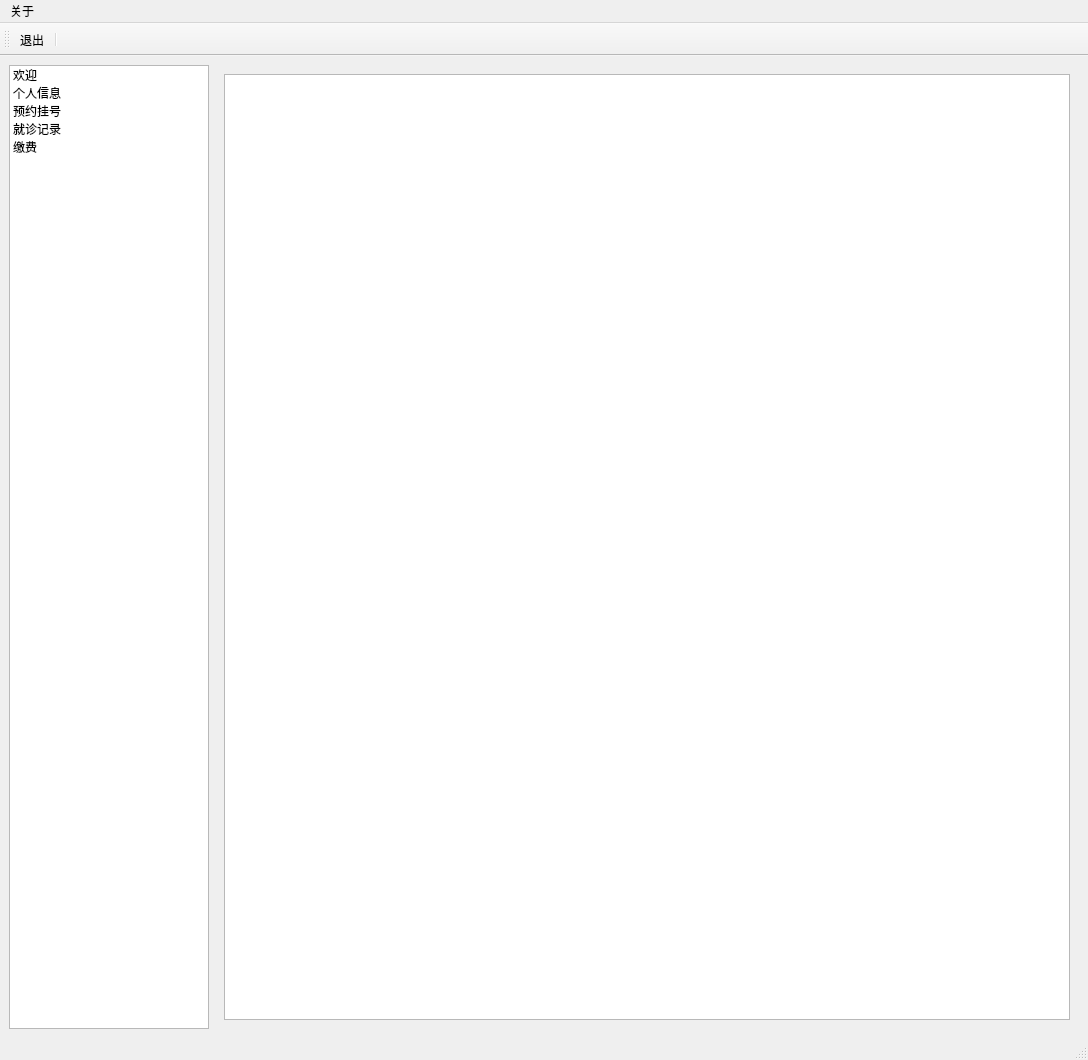
<?xml version="1.0" encoding="UTF-8"?>
<ui version="4.0">
 <class>mainWindow</class>
 <widget class="QMainWindow" name="mainWindow">
  <property name="geometry">
   <rect>
    <x>0</x>
    <y>0</y>
    <width>1088</width>
    <height>1060</height>
   </rect>
  </property>
  <property name="sizePolicy">
   <sizepolicy hsizetype="Preferred" vsizetype="Preferred">
    <horstretch>0</horstretch>
    <verstretch>0</verstretch>
   </sizepolicy>
  </property>
  <property name="contextMenuPolicy">
   <enum>Qt::DefaultContextMenu</enum>
  </property>
  <property name="windowTitle">
   <string>患者</string>
  </property>
  <widget class="QWidget" name="centralwidget">
   <property name="sizePolicy">
    <sizepolicy hsizetype="Preferred" vsizetype="Preferred">
     <horstretch>0</horstretch>
     <verstretch>0</verstretch>
    </sizepolicy>
   </property>
   <layout class="QHBoxLayout" name="horizontalLayout">
    <item>
     <widget class="QListWidget" name="listWidget">
      <property name="sizePolicy">
       <sizepolicy hsizetype="Fixed" vsizetype="Expanding">
        <horstretch>0</horstretch>
        <verstretch>0</verstretch>
       </sizepolicy>
      </property>
      <property name="minimumSize">
       <size>
        <width>200</width>
        <height>0</height>
       </size>
      </property>
      <property name="maximumSize">
       <size>
        <width>200</width>
        <height>16777215</height>
       </size>
      </property>
      <item>
       <property name="text">
        <string>欢迎</string>
       </property>
      </item>
      <item>
       <property name="text">
        <string>个人信息</string>
       </property>
      </item>
      <item>
       <property name="text">
        <string>预约挂号</string>
       </property>
      </item>
      <item>
       <property name="text">
        <string>就诊记录</string>
       </property>
      </item>
      <item>
       <property name="text">
        <string>缴费</string>
       </property>
      </item>
     </widget>
    </item>
    <item>
     <widget class="QStackedWidget" name="stackedWidget">
      <property name="cursor">
       <cursorShape>ArrowCursor</cursorShape>
      </property>
      <property name="currentIndex">
       <number>4</number>
      </property>
      <widget class="QWidget" name="page">
       <layout class="QHBoxLayout" name="horizontalLayout_2">
        <item>
         <spacer name="horizontalSpacer_3">
          <property name="orientation">
           <enum>Qt::Horizontal</enum>
          </property>
          <property name="sizeHint" stdset="0">
           <size>
            <width>40</width>
            <height>20</height>
           </size>
          </property>
         </spacer>
        </item>
        <item>
         <widget class="QWidget" name="widget" native="true">
          <layout class="QVBoxLayout" name="verticalLayout_4">
           <item>
            <spacer name="verticalSpacer">
             <property name="orientation">
              <enum>Qt::Vertical</enum>
             </property>
             <property name="sizeHint" stdset="0">
              <size>
               <width>20</width>
               <height>40</height>
              </size>
             </property>
            </spacer>
           </item>
           <item>
            <widget class="QPlainTextEdit" name="Info">
             <property name="sizePolicy">
              <sizepolicy hsizetype="Fixed" vsizetype="Fixed">
               <horstretch>0</horstretch>
               <verstretch>0</verstretch>
              </sizepolicy>
             </property>
             <property name="minimumSize">
              <size>
               <width>320</width>
               <height>80</height>
              </size>
             </property>
             <property name="maximumSize">
              <size>
               <width>320</width>
               <height>80</height>
              </size>
             </property>
             <property name="autoFillBackground">
              <bool>true</bool>
             </property>
             <property name="styleSheet">
              <string notr="true">font: 16pt &quot;Agency FB&quot;;</string>
             </property>
             <property name="frameShape">
              <enum>QFrame::NoFrame</enum>
             </property>
             <property name="frameShadow">
              <enum>QFrame::Plain</enum>
             </property>
             <property name="lineWidth">
              <number>0</number>
             </property>
             <property name="readOnly">
              <bool>true</bool>
             </property>
             <property name="plainText">
              <string/>
             </property>
             <property name="backgroundVisible">
              <bool>false</bool>
             </property>
            </widget>
           </item>
           <item>
            <spacer name="verticalSpacer_2">
             <property name="orientation">
              <enum>Qt::Vertical</enum>
             </property>
             <property name="sizeHint" stdset="0">
              <size>
               <width>20</width>
               <height>80</height>
              </size>
             </property>
            </spacer>
           </item>
          </layout>
         </widget>
        </item>
        <item>
         <spacer name="horizontalSpacer_2">
          <property name="orientation">
           <enum>Qt::Horizontal</enum>
          </property>
          <property name="sizeHint" stdset="0">
           <size>
            <width>40</width>
            <height>20</height>
           </size>
          </property>
         </spacer>
        </item>
       </layout>
      </widget>
      <widget class="QWidget" name="page_1">
       <layout class="QVBoxLayout" name="verticalLayout">
        <item>
         <widget class="QWidget" name="widget_9" native="true">
          <layout class="QHBoxLayout" name="horizontalLayout_16">
           <property name="leftMargin">
            <number>0</number>
           </property>
           <property name="topMargin">
            <number>0</number>
           </property>
           <property name="bottomMargin">
            <number>0</number>
           </property>
           <item>
            <layout class="QFormLayout" name="formLayout_2">
             <property name="fieldGrowthPolicy">
              <enum>QFormLayout::ExpandingFieldsGrow</enum>
             </property>
             <property name="labelAlignment">
              <set>Qt::AlignLeading|Qt::AlignLeft|Qt::AlignVCenter</set>
             </property>
             <property name="formAlignment">
              <set>Qt::AlignLeading|Qt::AlignLeft|Qt::AlignVCenter</set>
             </property>
             <property name="horizontalSpacing">
              <number>12</number>
             </property>
             <item row="0" column="0">
              <widget class="QTextEdit" name="textEdit">
               <property name="enabled">
                <bool>false</bool>
               </property>
               <property name="sizePolicy">
                <sizepolicy hsizetype="Expanding" vsizetype="Fixed">
                 <horstretch>0</horstretch>
                 <verstretch>0</verstretch>
                </sizepolicy>
               </property>
               <property name="minimumSize">
                <size>
                 <width>100</width>
                 <height>50</height>
                </size>
               </property>
               <property name="maximumSize">
                <size>
                 <width>100</width>
                 <height>50</height>
                </size>
               </property>
               <property name="html">
                <string>&lt;!DOCTYPE HTML PUBLIC &quot;-//W3C//DTD HTML 4.0//EN&quot; &quot;http://www.w3.org/TR/REC-html40/strict.dtd&quot;&gt;
&lt;html&gt;&lt;head&gt;&lt;meta name=&quot;qrichtext&quot; content=&quot;1&quot; /&gt;&lt;style type=&quot;text/css&quot;&gt;
p, li { white-space: pre-wrap; }
&lt;/style&gt;&lt;/head&gt;&lt;body style=&quot; font-family:'SimSun'; font-size:9pt; font-weight:400; font-style:normal;&quot;&gt;
&lt;p style=&quot; margin-top:0px; margin-bottom:0px; margin-left:0px; margin-right:0px; -qt-block-indent:0; text-indent:0px;&quot;&gt;姓名：&lt;/p&gt;&lt;/body&gt;&lt;/html&gt;</string>
               </property>
              </widget>
             </item>
             <item row="0" column="1">
              <widget class="QLineEdit" name="pnameEdit">
               <property name="sizePolicy">
                <sizepolicy hsizetype="Expanding" vsizetype="Preferred">
                 <horstretch>0</horstretch>
                 <verstretch>0</verstretch>
                </sizepolicy>
               </property>
               <property name="minimumSize">
                <size>
                 <width>0</width>
                 <height>50</height>
                </size>
               </property>
               <property name="maximumSize">
                <size>
                 <width>16777215</width>
                 <height>50</height>
                </size>
               </property>
               <property name="palette">
                <palette>
                 <active>
                  <colorrole role="Text">
                   <brush brushstyle="SolidPattern">
                    <color alpha="255">
                     <red>120</red>
                     <green>120</green>
                     <blue>120</blue>
                    </color>
                   </brush>
                  </colorrole>
                 </active>
                 <inactive>
                  <colorrole role="Text">
                   <brush brushstyle="SolidPattern">
                    <color alpha="255">
                     <red>120</red>
                     <green>120</green>
                     <blue>120</blue>
                    </color>
                   </brush>
                  </colorrole>
                 </inactive>
                 <disabled>
                  <colorrole role="Text">
                   <brush brushstyle="SolidPattern">
                    <color alpha="255">
                     <red>120</red>
                     <green>120</green>
                     <blue>120</blue>
                    </color>
                   </brush>
                  </colorrole>
                 </disabled>
                </palette>
               </property>
              </widget>
             </item>
             <item row="1" column="0">
              <widget class="QTextEdit" name="textEdit_3">
               <property name="enabled">
                <bool>false</bool>
               </property>
               <property name="sizePolicy">
                <sizepolicy hsizetype="Expanding" vsizetype="Fixed">
                 <horstretch>0</horstretch>
                 <verstretch>0</verstretch>
                </sizepolicy>
               </property>
               <property name="minimumSize">
                <size>
                 <width>110</width>
                 <height>50</height>
                </size>
               </property>
               <property name="maximumSize">
                <size>
                 <width>110</width>
                 <height>50</height>
                </size>
               </property>
               <property name="html">
                <string>&lt;!DOCTYPE HTML PUBLIC &quot;-//W3C//DTD HTML 4.0//EN&quot; &quot;http://www.w3.org/TR/REC-html40/strict.dtd&quot;&gt;
&lt;html&gt;&lt;head&gt;&lt;meta name=&quot;qrichtext&quot; content=&quot;1&quot; /&gt;&lt;style type=&quot;text/css&quot;&gt;
p, li { white-space: pre-wrap; }
&lt;/style&gt;&lt;/head&gt;&lt;body style=&quot; font-family:'SimSun'; font-size:9pt; font-weight:400; font-style:normal;&quot;&gt;
&lt;p style=&quot; margin-top:0px; margin-bottom:0px; margin-left:0px; margin-right:0px; -qt-block-indent:0; text-indent:0px;&quot;&gt;社保号：&lt;/p&gt;&lt;/body&gt;&lt;/html&gt;</string>
               </property>
              </widget>
             </item>
             <item row="1" column="1">
              <widget class="QLineEdit" name="pinoEdit">
               <property name="sizePolicy">
                <sizepolicy hsizetype="Expanding" vsizetype="Preferred">
                 <horstretch>0</horstretch>
                 <verstretch>0</verstretch>
                </sizepolicy>
               </property>
               <property name="minimumSize">
                <size>
                 <width>0</width>
                 <height>50</height>
                </size>
               </property>
               <property name="maximumSize">
                <size>
                 <width>16777215</width>
                 <height>50</height>
                </size>
               </property>
              </widget>
             </item>
             <item row="2" column="0">
              <widget class="QTextEdit" name="textEdit_4">
               <property name="enabled">
                <bool>false</bool>
               </property>
               <property name="sizePolicy">
                <sizepolicy hsizetype="Expanding" vsizetype="Fixed">
                 <horstretch>0</horstretch>
                 <verstretch>0</verstretch>
                </sizepolicy>
               </property>
               <property name="minimumSize">
                <size>
                 <width>130</width>
                 <height>50</height>
                </size>
               </property>
               <property name="maximumSize">
                <size>
                 <width>130</width>
                 <height>50</height>
                </size>
               </property>
               <property name="html">
                <string>&lt;!DOCTYPE HTML PUBLIC &quot;-//W3C//DTD HTML 4.0//EN&quot; &quot;http://www.w3.org/TR/REC-html40/strict.dtd&quot;&gt;
&lt;html&gt;&lt;head&gt;&lt;meta name=&quot;qrichtext&quot; content=&quot;1&quot; /&gt;&lt;style type=&quot;text/css&quot;&gt;
p, li { white-space: pre-wrap; }
&lt;/style&gt;&lt;/head&gt;&lt;body style=&quot; font-family:'SimSun'; font-size:9pt; font-weight:400; font-style:normal;&quot;&gt;
&lt;p style=&quot; margin-top:0px; margin-bottom:0px; margin-left:0px; margin-right:0px; -qt-block-indent:0; text-indent:0px;&quot;&gt;医疗卡号：&lt;/p&gt;&lt;/body&gt;&lt;/html&gt;</string>
               </property>
              </widget>
             </item>
             <item row="2" column="1">
              <widget class="QLineEdit" name="pmnoEdit">
               <property name="sizePolicy">
                <sizepolicy hsizetype="Expanding" vsizetype="Preferred">
                 <horstretch>0</horstretch>
                 <verstretch>0</verstretch>
                </sizepolicy>
               </property>
               <property name="minimumSize">
                <size>
                 <width>0</width>
                 <height>50</height>
                </size>
               </property>
               <property name="maximumSize">
                <size>
                 <width>16777215</width>
                 <height>50</height>
                </size>
               </property>
              </widget>
             </item>
             <item row="3" column="0">
              <widget class="QTextEdit" name="textEdit_5">
               <property name="enabled">
                <bool>false</bool>
               </property>
               <property name="sizePolicy">
                <sizepolicy hsizetype="Expanding" vsizetype="Fixed">
                 <horstretch>0</horstretch>
                 <verstretch>0</verstretch>
                </sizepolicy>
               </property>
               <property name="minimumSize">
                <size>
                 <width>100</width>
                 <height>50</height>
                </size>
               </property>
               <property name="maximumSize">
                <size>
                 <width>100</width>
                 <height>50</height>
                </size>
               </property>
               <property name="html">
                <string>&lt;!DOCTYPE HTML PUBLIC &quot;-//W3C//DTD HTML 4.0//EN&quot; &quot;http://www.w3.org/TR/REC-html40/strict.dtd&quot;&gt;
&lt;html&gt;&lt;head&gt;&lt;meta name=&quot;qrichtext&quot; content=&quot;1&quot; /&gt;&lt;style type=&quot;text/css&quot;&gt;
p, li { white-space: pre-wrap; }
&lt;/style&gt;&lt;/head&gt;&lt;body style=&quot; font-family:'SimSun'; font-size:9pt; font-weight:400; font-style:normal;&quot;&gt;
&lt;p style=&quot; margin-top:0px; margin-bottom:0px; margin-left:0px; margin-right:0px; -qt-block-indent:0; text-indent:0px;&quot;&gt;地址：&lt;/p&gt;&lt;/body&gt;&lt;/html&gt;</string>
               </property>
              </widget>
             </item>
             <item row="3" column="1">
              <widget class="QLineEdit" name="paddEdit">
               <property name="sizePolicy">
                <sizepolicy hsizetype="Expanding" vsizetype="Preferred">
                 <horstretch>0</horstretch>
                 <verstretch>0</verstretch>
                </sizepolicy>
               </property>
               <property name="minimumSize">
                <size>
                 <width>0</width>
                 <height>50</height>
                </size>
               </property>
               <property name="maximumSize">
                <size>
                 <width>16777215</width>
                 <height>50</height>
                </size>
               </property>
              </widget>
             </item>
             <item row="4" column="0">
              <widget class="QTextEdit" name="textEdit_11">
               <property name="enabled">
                <bool>false</bool>
               </property>
               <property name="sizePolicy">
                <sizepolicy hsizetype="Expanding" vsizetype="Fixed">
                 <horstretch>0</horstretch>
                 <verstretch>0</verstretch>
                </sizepolicy>
               </property>
               <property name="minimumSize">
                <size>
                 <width>130</width>
                 <height>50</height>
                </size>
               </property>
               <property name="maximumSize">
                <size>
                 <width>100</width>
                 <height>50</height>
                </size>
               </property>
               <property name="html">
                <string>&lt;!DOCTYPE HTML PUBLIC &quot;-//W3C//DTD HTML 4.0//EN&quot; &quot;http://www.w3.org/TR/REC-html40/strict.dtd&quot;&gt;
&lt;html&gt;&lt;head&gt;&lt;meta name=&quot;qrichtext&quot; content=&quot;1&quot; /&gt;&lt;style type=&quot;text/css&quot;&gt;
p, li { white-space: pre-wrap; }
&lt;/style&gt;&lt;/head&gt;&lt;body style=&quot; font-family:'SimSun'; font-size:9pt; font-weight:400; font-style:normal;&quot;&gt;
&lt;p style=&quot; margin-top:0px; margin-bottom:0px; margin-left:0px; margin-right:0px; -qt-block-indent:0; text-indent:0px;&quot;&gt;手机号码：&lt;/p&gt;&lt;/body&gt;&lt;/html&gt;</string>
               </property>
              </widget>
             </item>
             <item row="4" column="1">
              <widget class="QLineEdit" name="ptelEdit">
               <property name="sizePolicy">
                <sizepolicy hsizetype="Expanding" vsizetype="Preferred">
                 <horstretch>0</horstretch>
                 <verstretch>0</verstretch>
                </sizepolicy>
               </property>
               <property name="minimumSize">
                <size>
                 <width>0</width>
                 <height>50</height>
                </size>
               </property>
               <property name="maximumSize">
                <size>
                 <width>16777215</width>
                 <height>50</height>
                </size>
               </property>
              </widget>
             </item>
            </layout>
           </item>
          </layout>
         </widget>
        </item>
        <item>
         <widget class="QWidget" name="widget_4" native="true">
          <layout class="QHBoxLayout" name="horizontalLayout_5">
           <item>
            <widget class="QPushButton" name="btn_patientUserUpdate">
             <property name="sizePolicy">
              <sizepolicy hsizetype="Fixed" vsizetype="Fixed">
               <horstretch>0</horstretch>
               <verstretch>0</verstretch>
              </sizepolicy>
             </property>
             <property name="text">
              <string>修改</string>
             </property>
            </widget>
           </item>
           <item>
            <widget class="QPushButton" name="btn_accurate">
             <property name="sizePolicy">
              <sizepolicy hsizetype="Fixed" vsizetype="Fixed">
               <horstretch>0</horstretch>
               <verstretch>0</verstretch>
              </sizepolicy>
             </property>
             <property name="text">
              <string>确定</string>
             </property>
            </widget>
           </item>
          </layout>
         </widget>
        </item>
       </layout>
      </widget>
      <widget class="QWidget" name="page_2">
       <layout class="QVBoxLayout" name="verticalLayout_7">
        <item>
         <widget class="QWidget" name="widget_10" native="true">
          <layout class="QVBoxLayout" name="verticalLayout_6">
           <item>
            <layout class="QFormLayout" name="formLayout">
             <property name="fieldGrowthPolicy">
              <enum>QFormLayout::AllNonFixedFieldsGrow</enum>
             </property>
             <item row="0" column="0">
              <widget class="QTextEdit" name="textEdit_12">
               <property name="enabled">
                <bool>false</bool>
               </property>
               <property name="sizePolicy">
                <sizepolicy hsizetype="Expanding" vsizetype="Fixed">
                 <horstretch>0</horstretch>
                 <verstretch>0</verstretch>
                </sizepolicy>
               </property>
               <property name="minimumSize">
                <size>
                 <width>130</width>
                 <height>50</height>
                </size>
               </property>
               <property name="maximumSize">
                <size>
                 <width>130</width>
                 <height>50</height>
                </size>
               </property>
               <property name="html">
                <string>&lt;!DOCTYPE HTML PUBLIC &quot;-//W3C//DTD HTML 4.0//EN&quot; &quot;http://www.w3.org/TR/REC-html40/strict.dtd&quot;&gt;
&lt;html&gt;&lt;head&gt;&lt;meta name=&quot;qrichtext&quot; content=&quot;1&quot; /&gt;&lt;style type=&quot;text/css&quot;&gt;
p, li { white-space: pre-wrap; }
&lt;/style&gt;&lt;/head&gt;&lt;body style=&quot; font-family:'SimSun'; font-size:9pt; font-weight:400; font-style:normal;&quot;&gt;
&lt;p style=&quot; margin-top:0px; margin-bottom:0px; margin-left:0px; margin-right:0px; -qt-block-indent:0; text-indent:0px;&quot;&gt;选择科室：&lt;/p&gt;&lt;/body&gt;&lt;/html&gt;</string>
               </property>
              </widget>
             </item>
             <item row="0" column="1">
              <widget class="QComboBox" name="deptComboBox">
               <property name="sizePolicy">
                <sizepolicy hsizetype="Preferred" vsizetype="Preferred">
                 <horstretch>0</horstretch>
                 <verstretch>0</verstretch>
                </sizepolicy>
               </property>
               <property name="currentText">
                <string>请选择科室</string>
               </property>
               <item>
                <property name="text">
                 <string>请选择科室</string>
                </property>
               </item>
              </widget>
             </item>
             <item row="1" column="0">
              <widget class="QTextEdit" name="textEdit_13">
               <property name="enabled">
                <bool>false</bool>
               </property>
               <property name="sizePolicy">
                <sizepolicy hsizetype="Expanding" vsizetype="Fixed">
                 <horstretch>0</horstretch>
                 <verstretch>0</verstretch>
                </sizepolicy>
               </property>
               <property name="minimumSize">
                <size>
                 <width>130</width>
                 <height>50</height>
                </size>
               </property>
               <property name="maximumSize">
                <size>
                 <width>130</width>
                 <height>50</height>
                </size>
               </property>
               <property name="html">
                <string>&lt;!DOCTYPE HTML PUBLIC &quot;-//W3C//DTD HTML 4.0//EN&quot; &quot;http://www.w3.org/TR/REC-html40/strict.dtd&quot;&gt;
&lt;html&gt;&lt;head&gt;&lt;meta name=&quot;qrichtext&quot; content=&quot;1&quot; /&gt;&lt;style type=&quot;text/css&quot;&gt;
p, li { white-space: pre-wrap; }
&lt;/style&gt;&lt;/head&gt;&lt;body style=&quot; font-family:'SimSun'; font-size:9pt; font-weight:400; font-style:normal;&quot;&gt;
&lt;p style=&quot; margin-top:0px; margin-bottom:0px; margin-left:0px; margin-right:0px; -qt-block-indent:0; text-indent:0px;&quot;&gt;选择医生：&lt;/p&gt;&lt;/body&gt;&lt;/html&gt;</string>
               </property>
              </widget>
             </item>
             <item row="1" column="1">
              <widget class="QComboBox" name="doctorComboBox">
               <property name="sizePolicy">
                <sizepolicy hsizetype="Preferred" vsizetype="Preferred">
                 <horstretch>0</horstretch>
                 <verstretch>0</verstretch>
                </sizepolicy>
               </property>
               <property name="editable">
                <bool>false</bool>
               </property>
               <property name="duplicatesEnabled">
                <bool>false</bool>
               </property>
               <item>
                <property name="text">
                 <string>请选择医生</string>
                </property>
               </item>
              </widget>
             </item>
             <item row="2" column="0">
              <widget class="QTextEdit" name="textEdit_14">
               <property name="enabled">
                <bool>false</bool>
               </property>
               <property name="sizePolicy">
                <sizepolicy hsizetype="Expanding" vsizetype="Fixed">
                 <horstretch>0</horstretch>
                 <verstretch>0</verstretch>
                </sizepolicy>
               </property>
               <property name="minimumSize">
                <size>
                 <width>160</width>
                 <height>50</height>
                </size>
               </property>
               <property name="maximumSize">
                <size>
                 <width>130</width>
                 <height>50</height>
                </size>
               </property>
               <property name="html">
                <string>&lt;!DOCTYPE HTML PUBLIC &quot;-//W3C//DTD HTML 4.0//EN&quot; &quot;http://www.w3.org/TR/REC-html40/strict.dtd&quot;&gt;
&lt;html&gt;&lt;head&gt;&lt;meta name=&quot;qrichtext&quot; content=&quot;1&quot; /&gt;&lt;style type=&quot;text/css&quot;&gt;
p, li { white-space: pre-wrap; }
&lt;/style&gt;&lt;/head&gt;&lt;body style=&quot; font-family:'SimSun'; font-size:9pt; font-weight:400; font-style:normal;&quot;&gt;
&lt;p style=&quot; margin-top:0px; margin-bottom:0px; margin-left:0px; margin-right:0px; -qt-block-indent:0; text-indent:0px;&quot;&gt;选择收银员：&lt;/p&gt;&lt;/body&gt;&lt;/html&gt;</string>
               </property>
              </widget>
             </item>
             <item row="2" column="1">
              <widget class="QComboBox" name="cashierComboBox">
               <property name="sizePolicy">
                <sizepolicy hsizetype="Preferred" vsizetype="Preferred">
                 <horstretch>0</horstretch>
                 <verstretch>0</verstretch>
                </sizepolicy>
               </property>
               <item>
                <property name="text">
                 <string>请选择收银员</string>
                </property>
               </item>
              </widget>
             </item>
             <item row="3" column="0">
              <widget class="QTextEdit" name="textEdit_15">
               <property name="enabled">
                <bool>false</bool>
               </property>
               <property name="sizePolicy">
                <sizepolicy hsizetype="Expanding" vsizetype="Fixed">
                 <horstretch>0</horstretch>
                 <verstretch>0</verstretch>
                </sizepolicy>
               </property>
               <property name="minimumSize">
                <size>
                 <width>180</width>
                 <height>50</height>
                </size>
               </property>
               <property name="maximumSize">
                <size>
                 <width>130</width>
                 <height>50</height>
                </size>
               </property>
               <property name="html">
                <string>&lt;!DOCTYPE HTML PUBLIC &quot;-//W3C//DTD HTML 4.0//EN&quot; &quot;http://www.w3.org/TR/REC-html40/strict.dtd&quot;&gt;
&lt;html&gt;&lt;head&gt;&lt;meta name=&quot;qrichtext&quot; content=&quot;1&quot; /&gt;&lt;style type=&quot;text/css&quot;&gt;
p, li { white-space: pre-wrap; }
&lt;/style&gt;&lt;/head&gt;&lt;body style=&quot; font-family:'SimSun'; font-size:9pt; font-weight:400; font-style:normal;&quot;&gt;
&lt;p style=&quot; margin-top:0px; margin-bottom:0px; margin-left:0px; margin-right:0px; -qt-block-indent:0; text-indent:0px;&quot;&gt;选择就诊时间：&lt;/p&gt;&lt;/body&gt;&lt;/html&gt;</string>
               </property>
              </widget>
             </item>
             <item row="4" column="0">
              <widget class="QTextEdit" name="textEdit_16">
               <property name="enabled">
                <bool>false</bool>
               </property>
               <property name="sizePolicy">
                <sizepolicy hsizetype="Expanding" vsizetype="Fixed">
                 <horstretch>0</horstretch>
                 <verstretch>0</verstretch>
                </sizepolicy>
               </property>
               <property name="minimumSize">
                <size>
                 <width>130</width>
                 <height>50</height>
                </size>
               </property>
               <property name="maximumSize">
                <size>
                 <width>130</width>
                 <height>50</height>
                </size>
               </property>
               <property name="html">
                <string>&lt;!DOCTYPE HTML PUBLIC &quot;-//W3C//DTD HTML 4.0//EN&quot; &quot;http://www.w3.org/TR/REC-html40/strict.dtd&quot;&gt;
&lt;html&gt;&lt;head&gt;&lt;meta name=&quot;qrichtext&quot; content=&quot;1&quot; /&gt;&lt;style type=&quot;text/css&quot;&gt;
p, li { white-space: pre-wrap; }
&lt;/style&gt;&lt;/head&gt;&lt;body style=&quot; font-family:'SimSun'; font-size:9pt; font-weight:400; font-style:normal;&quot;&gt;
&lt;p style=&quot; margin-top:0px; margin-bottom:0px; margin-left:0px; margin-right:0px; -qt-block-indent:0; text-indent:0px;&quot;&gt;挂号费用：&lt;/p&gt;&lt;/body&gt;&lt;/html&gt;</string>
               </property>
              </widget>
             </item>
             <item row="4" column="1">
              <widget class="QLineEdit" name="feeEdit">
               <property name="sizePolicy">
                <sizepolicy hsizetype="Expanding" vsizetype="Preferred">
                 <horstretch>0</horstretch>
                 <verstretch>0</verstretch>
                </sizepolicy>
               </property>
               <property name="readOnly">
                <bool>true</bool>
               </property>
              </widget>
             </item>
             <item row="3" column="1">
              <widget class="QDateTimeEdit" name="dateTimeEdit">
               <property name="sizePolicy">
                <sizepolicy hsizetype="Minimum" vsizetype="Preferred">
                 <horstretch>0</horstretch>
                 <verstretch>0</verstretch>
                </sizepolicy>
               </property>
               <property name="displayFormat">
                <string>yyyy-MM-dd HH:mm:ss</string>
               </property>
               <property name="calendarPopup">
                <bool>true</bool>
               </property>
              </widget>
             </item>
            </layout>
           </item>
          </layout>
         </widget>
        </item>
        <item>
         <widget class="QWidget" name="widget_2" native="true">
          <layout class="QHBoxLayout" name="horizontalLayout_3">
           <item>
            <widget class="QWidget" name="widget_7" native="true">
             <layout class="QHBoxLayout" name="horizontalLayout_6">
              <item>
               <widget class="QPushButton" name="btn_register">
                <property name="sizePolicy">
                 <sizepolicy hsizetype="Fixed" vsizetype="Fixed">
                  <horstretch>0</horstretch>
                  <verstretch>0</verstretch>
                 </sizepolicy>
                </property>
                <property name="text">
                 <string>挂号</string>
                </property>
               </widget>
              </item>
             </layout>
            </widget>
           </item>
          </layout>
         </widget>
        </item>
       </layout>
      </widget>
      <widget class="QWidget" name="page_3">
       <layout class="QVBoxLayout" name="verticalLayout_3">
        <item>
         <widget class="QTableWidget" name="recordTable">
          <property name="editTriggers">
           <set>QAbstractItemView::NoEditTriggers</set>
          </property>
          <property name="selectionMode">
           <enum>QAbstractItemView::SingleSelection</enum>
          </property>
          <property name="selectionBehavior">
           <enum>QAbstractItemView::SelectRows</enum>
          </property>
         </widget>
        </item>
        <item>
         <layout class="QHBoxLayout" name="horizontalLayout_11"/>
        </item>
       </layout>
      </widget>
      <widget class="QWidget" name="page_4">
       <layout class="QVBoxLayout" name="verticalLayout_2">
        <item>
         <widget class="QTableWidget" name="payTable">
          <property name="editTriggers">
           <set>QAbstractItemView::NoEditTriggers</set>
          </property>
          <property name="selectionMode">
           <enum>QAbstractItemView::SingleSelection</enum>
          </property>
          <property name="selectionBehavior">
           <enum>QAbstractItemView::SelectRows</enum>
          </property>
         </widget>
        </item>
       </layout>
      </widget>
     </widget>
    </item>
   </layout>
  </widget>
  <widget class="QMenuBar" name="menubar">
   <property name="geometry">
    <rect>
     <x>0</x>
     <y>0</y>
     <width>1088</width>
     <height>37</height>
    </rect>
   </property>
   <widget class="QMenu" name="menu_2">
    <property name="title">
     <string>关于</string>
    </property>
    <addaction name="actionQuit"/>
   </widget>
   <addaction name="menu_2"/>
  </widget>
  <widget class="QStatusBar" name="statusbar"/>
  <widget class="QToolBar" name="toolBar">
   <property name="windowTitle">
    <string>toolBar</string>
   </property>
   <attribute name="toolBarArea">
    <enum>TopToolBarArea</enum>
   </attribute>
   <attribute name="toolBarBreak">
    <bool>false</bool>
   </attribute>
   <addaction name="actionQuit"/>
   <addaction name="separator"/>
  </widget>
  <action name="actionInit">
   <property name="text">
    <string>初始化</string>
   </property>
  </action>
  <action name="actionQuit">
   <property name="text">
    <string>退出</string>
   </property>
  </action>
 </widget>
 <resources/>
 <connections/>
</ui>
